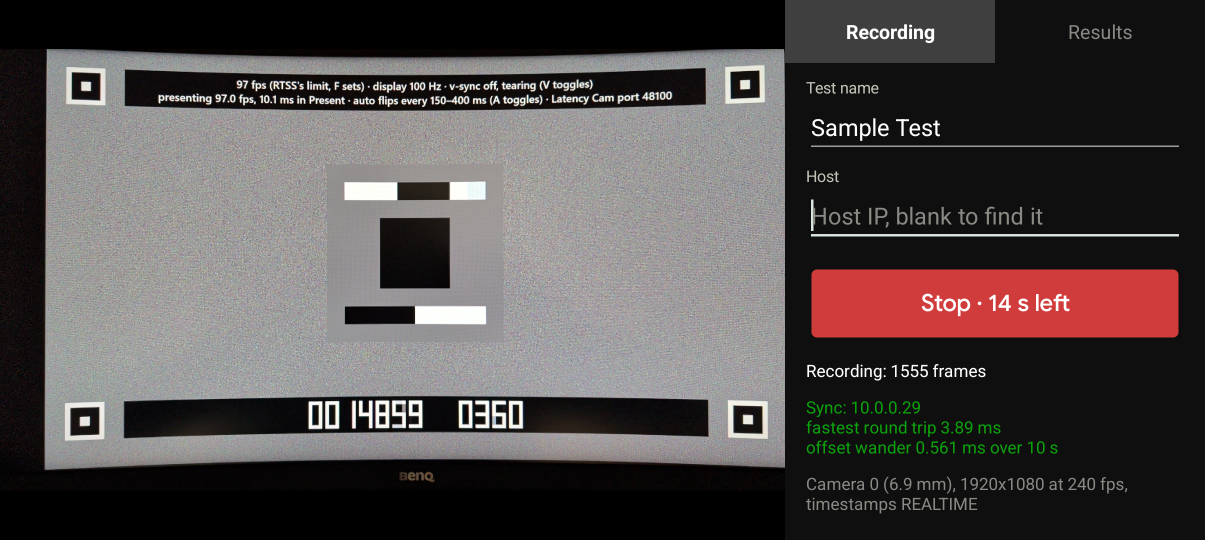
#> input picture samples/latency-cam-test.png, 2410 x 1080 px (shown at 1/2 size)
$ python -i analyze_video.py   (imports and definitions only)
#> lines starting #> are read from the running program, lines starting #| are printed output that depends on the picture; after the words box and inside, x2 and y2 are one past the last pixel; in counts of white or black regions, pixels touching at a corner belong together
#!/usr/bin/env python3
"""
Measure streaming latency from a Latency Cam video of the latency-test pattern.

Latency Cam films the client display at 240 fps and times every camera frame on the host's QueryPerformanceCounter
clock, and latency-test.exe logs when it presented each frame on the same clock. This finds the pattern in every
camera frame and times each trigger flip and each new frame number reaching the client display, for the time from the
host present to the photon, and how evenly the client showed the host's frames (see camera_mode.py).

How it finds the pattern:
 - The four corner bullseyes are found in every frame, so the camera may be handheld. All four must be in view. They
   give a perspective transform from the stream's pixel grid to the camera image, and each frame is resampled onto
   that grid.
 - The trigger and frame number patches are placed by the same layout code as the app (pattern.h).
 - Each change is timed where the brightness crosses halfway between the levels before and after it, interpolated
   between camera frames.

Requires numpy and opencv-python (or opencv-python-headless).

Usage:
  python analyze_video.py VIDEO [--report]
  python analyze_video.py results/NAME          (analyse an uploaded recording again)
  python analyze_video.py                       (list the results folders and choose one)
  python analyze_video.py compare RUN RUN       (compare analysed results folders: see compare.py)

See README.md next to this script for the whole procedure.
"""
import argparse
import json
import sys
from dataclasses import dataclass
from itertools import combinations
from pathlib import Path

import cv2
import numpy as np


# ---------------------------------------------------------------------------------------------------------------------
# Test pattern layout, ported from app/pattern.h. Keep the two in sync.


@dataclass
class Rect:
    """An axis aligned rectangle in stream pixels."""

    x: float
    y: float
    w: float
    h: float

    @property
    def center(self):
        return self.x + self.w / 2, self.y + self.h / 2

    def inset(self, fx, fy):
        """The middle part of the rectangle, keeping fraction fx of its width and fy of its height."""
        return Rect(self.x + self.w * (1 - fx) / 2, self.y + self.h * (1 - fy) / 2, self.w * fx, self.h * fy)


def align_down(value, grid):
    return value - value % grid


# [40 lines left out: functions compute_layout, gray_decode, not called in this run]


# ---------------------------------------------------------------------------------------------------------------------
# Video input


class Canvas:
    """
    The stream's pixel grid, extended half a stream to the left and right, at about 8 canvas pixels per pattern
    cell.
    """

    # [5 lines left out: function __init__, not called in this run]

    def to_canvas(self, x, y):
        return (x - self.x0) * self.scale, y * self.scale

    def from_canvas(self, u, v):
        return u / self.scale + self.x0, v / self.scale

    # [7 lines left out: function slices, not called in this run]


def largest_child(contours, hierarchy, index):
    """
    The largest contour directly inside contour index, or -1. Specks of noise can come first in the hierarchy, so all
    of them are compared.
    """
    best, best_area = -1, 0.0
    child = hierarchy[index][2]
    while child >= 0:
        area = cv2.contourArea(contours[child])
        if area > best_area:
            best, best_area = child, area
        child = hierarchy[child][0]
    return best


def bullseye_centers(gray, threshold):
    """
    Centers of the bullseyes in a frame thresholded at the given level: a white square holding a black ring holding a
    white center, which shows up as a contour with a child and a grandchild of the right sizes.
    """
    _, binary = cv2.threshold(gray, threshold, 255, cv2.THRESH_BINARY)
    contours, hierarchy = cv2.findContours(binary, cv2.RETR_TREE, cv2.CHAIN_APPROX_SIMPLE)
    if hierarchy is None:
        return []
    hierarchy = hierarchy[0]

    centers = []
    for i, contour in enumerate(contours):
        area = cv2.contourArea(contour)
        if area < 40:
            continue
        child = largest_child(contours, hierarchy, i)
        if child < 0:
            continue
        grandchild = largest_child(contours, hierarchy, child)
        if grandchild < 0:
            continue
        x, y, w, h = cv2.boundingRect(contour)
        if not 0.5 < w / h < 2:
            continue
        child_ratio = cv2.contourArea(contours[child]) / area
        grandchild_ratio = cv2.contourArea(contours[grandchild]) / area
        if not (0.25 < child_ratio < 0.9 and 0.005 < grandchild_ratio < 0.25):
            continue
        m = cv2.moments(contour)
        centers.append((m["m10"] / m["m00"], m["m01"] / m["m00"]))
    return centers


# A quadrilateral's corners are taken for the display's when the parallelogram they would make is out by at most this
# fraction of their diagonals: more than a camera's perspective or a curved display bends it, less than a stray
# bullseye-like shape in the pattern
MAX_SKEW = 0.2


def corner_roles(points):
    """Order four points as top left, top right, bottom left, bottom right, or None when that's ambiguous."""
    sums = points[:, 0] + points[:, 1]
    diffs = points[:, 0] - points[:, 1]
    roles = [int(np.argmin(sums)), int(np.argmax(diffs)), int(np.argmin(diffs)), int(np.argmax(sums))]
    return roles if len(set(roles)) == 4 else None


# [4 lines left out: function quad_area, not called in this run]


def plausible_four(points):
    """
    The display's corners among four points, ordered as top left, top right, bottom left, bottom right, or None when
    they can't be: a stray point makes the shape far from a parallelogram.
    """
    roles = corner_roles(points)
    if roles is None:
        return None
    corners = points[roles]
    tl, tr, bl, br = corners
    diagonal = (np.linalg.norm(br - tl) + np.linalg.norm(tr - bl)) / 2
    if diagonal <= 0 or np.linalg.norm(tl + br - tr - bl) > MAX_SKEW * diagonal:
        return None
    return corners


def choose_corners(candidates):
    """
    The display's corners among candidate bullseyes, ordered as top left, top right, bottom left, bottom right: the
    largest plausible four, or None when no four are.
    """
    points = np.array(candidates, dtype=np.float32)
    best = None
    for combo in combinations(range(len(points)), 4):
        corners = plausible_four(points[list(combo)])
        if corners is not None and (best is None or quad_area(corners) > quad_area(best)):
            best = corners
    return best


def find_fiducials(gray):
    """
    Find the four corner bullseyes. Returns their centers as top left, top right, bottom left, bottom right, or None
    unless all four are found.
    """
    background = float(np.median(gray))
    bright = float(np.percentile(gray, 99.8))
    if bright - background < 20:
        return None

    # Halfway between the background and white usually works. With a short exposure or a dim corner of the display the
    # white squares can fall below it, so lower levels are tried too. When the display fills little of the shot, the
    # median is the dark room around it and the display's own gray clears halfway, merging the white squares into it,
    # so higher levels are tried as well. The brightest part of the frame is often the trigger, well above the
    # bullseyes, and each corner may need its own level, so what each level finds is pooled. A bullseye found again
    # nearby at another level is the same one; the first level's position is kept. Low levels can turn up stray
    # shapes too, so only corners that make a plausible display outline are used.
    candidates = []
    same = gray.shape[1] * 0.03
    for level in (0.5, 0.3, 0.7, 0.85, 0.15, 0.08):
        for point in bullseye_centers(gray, background + (bright - background) * level):
            if all(np.hypot(point[0] - c[0], point[1] - c[1]) > same for c in candidates):
                candidates.append(point)
        if len(candidates) >= 4:
            corners = choose_corners(candidates)
            if corners is not None:
                return corners
    return None


# [89 lines left out: functions read_video, fill_gaps, region_series, not called in this run]


@dataclass
class Flip:
    """One flip of a square, timed at the halfway crossing."""

    time: float  # seconds
    rising: bool
    ramp: float  # seconds from 10 % to 90 % of the step
    frame: int  # camera frame just after the crossing


# [270 lines left out: functions crossing, find_flips, read_input_seq, describe, draw_regions, parse_size and 10 more, not called in this run]


def is_analysed(folder):
    return summary_path(folder).is_file()


# [64 lines left out: functions choose_runs, interactive, not called in this run]


# [9 lines not run here, left out]

>>> import cv2
>>> picture = cv2.imread('../samples/latency-cam-test.png', cv2.IMREAD_GRAYSCALE)
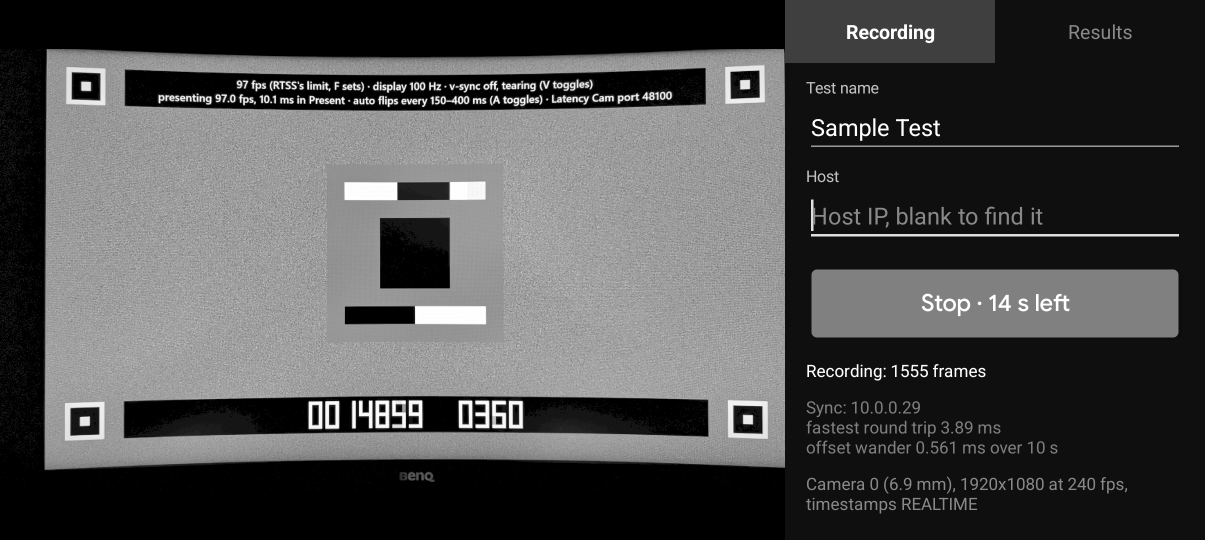
#> picture: shape (1080, 2410) (shown at 1/2 size); min 0, max 255, mean 76.1
>>> result = find_fiducials(picture)
#> in find_fiducials, `background = float(np.median(gray))`: background = 21
#> in find_fiducials, `bright = float(np.percentile(gray, 99.8))`: bright = 255
#> the loop in find_fiducials, `for level in (0.5, 0.3, 0.7, 0.85, 0.15, 0.08):` made 3 passes
#> pass 1, in bullseye_centers, `_, binary = cv2.threshold(gray, threshold, 255, cv2.THRESH_BINARY)`:
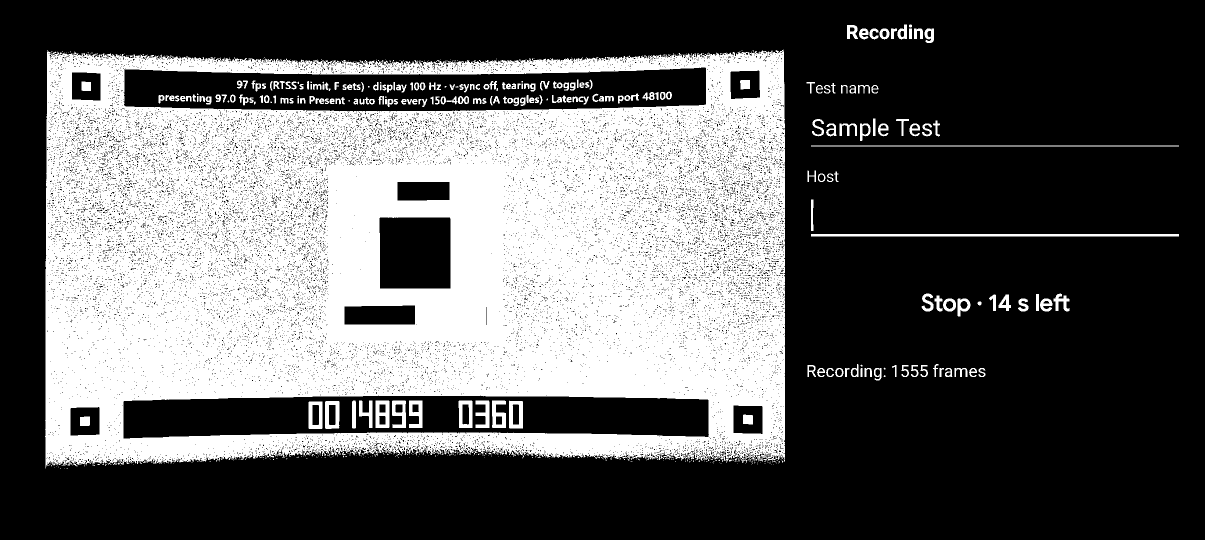
#> binary: shape (1080, 2410) (shown at 1/2 size); 36.8% white; 535 white regions (326 under 20 px), largest, box (x1, y1, x2, y2) and area: (90, 99, 1570, 937) 916292, (1622, 468, 2358, 473) 3680, (1622, 291, 2358, 293) 1472
#> pass 2, in bullseye_centers (call 2), `_, binary = cv2.threshold(gray, threshold, 255, cv2.THRESH_BINARY)`:
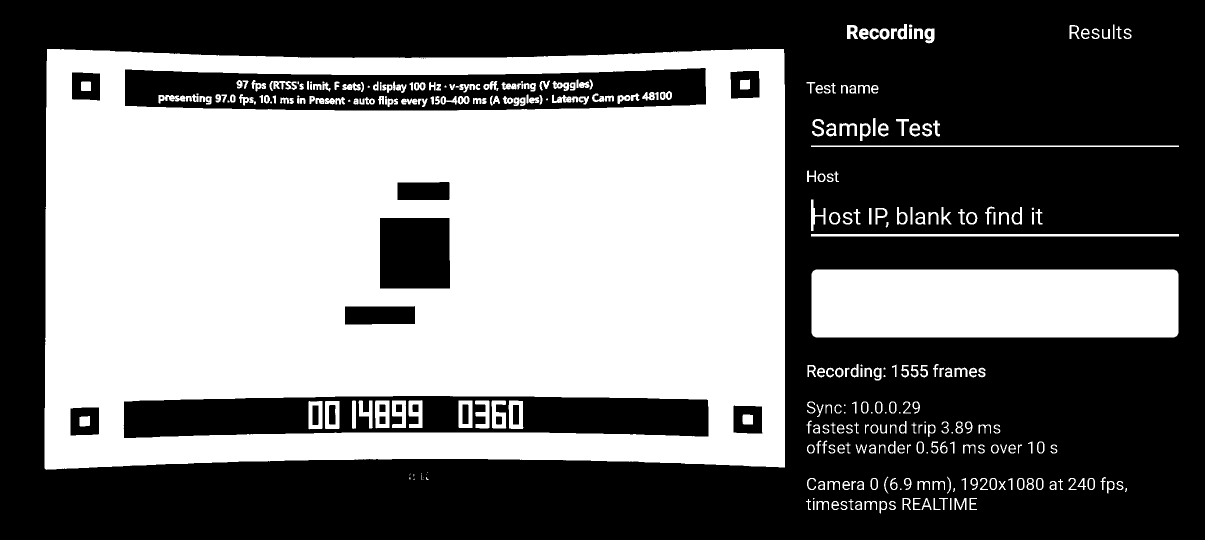
#> binary: shape (1080, 2410) (shown at 1/2 size); 44.6% white; 337 white regions (42 under 20 px), largest, box (x1, y1, x2, y2) and area: (89, 98, 1570, 940) 998729, (1623, 539, 2357, 675) 99716, (1622, 468, 2358, 473) 3680
#> pass 3, in bullseye_centers (call 3), `_, binary = cv2.threshold(gray, threshold, 255, cv2.THRESH_BINARY)`:
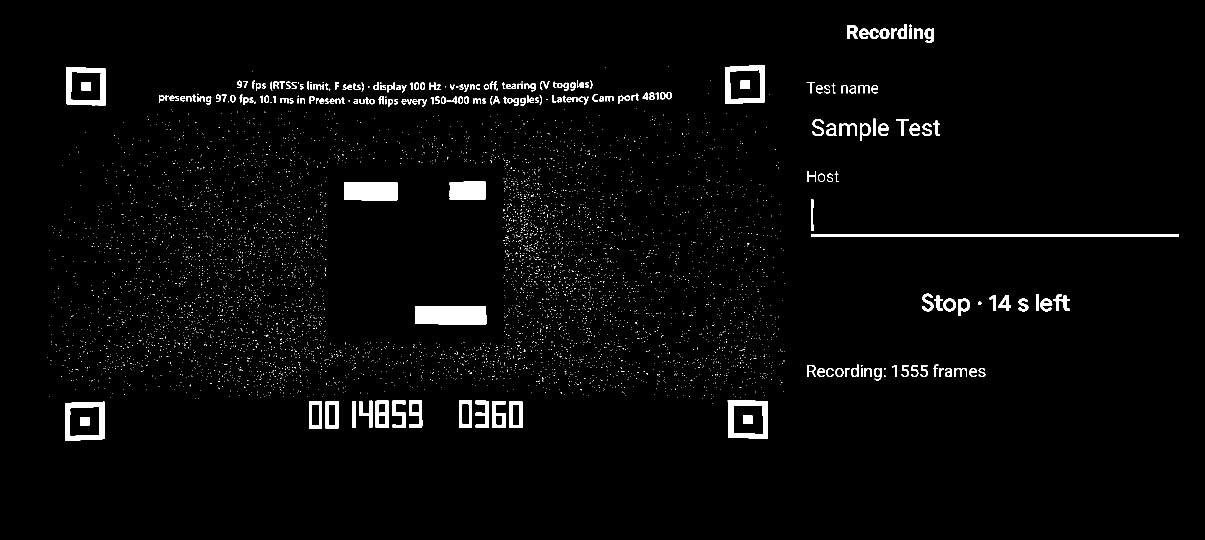
#> binary: shape (1080, 2410) (shown at 1/2 size); 2.5% white; 5784 white regions (5562 under 20 px), largest, box (x1, y1, x2, y2) and area: (830, 612, 973, 649) 5224, (689, 364, 795, 401) 3886, (1622, 468, 2358, 473) 3680
